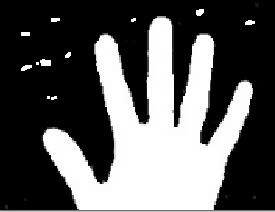
#> input picture img/hand.jpg, 275 x 212 px, found by its file name
$ python delation.py
#> lines starting #> are read from the running program, lines starting #| are printed output that depends on the picture; after the words box and inside, x2 and y2 are one past the last pixel; in counts of white or black regions, pixels touching at a corner belong together
import cv2
import numpy as np
import matplotlib.pyplot as plt

# Tải hình ảnh từ đường dẫn đã cho
img = cv2.imread("L:\\NNLT_Python\\Xu-li-anh\\img\\hand.jpg")
#> img is the input picture: shape (212, 275, 3); min 0, max 255, mean 90.6

# Chuyển đổi ảnh sang ảnh xám
gray = cv2.cvtColor(img, cv2.COLOR_BGR2GRAY)

# Chuyển ảnh xám sang nhị phân
_, binary = cv2.threshold(gray, 127, 255, cv2.THRESH_BINARY)
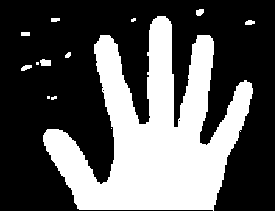
#> binary: shape (212, 275); 35.4% white; 13 white regions (5 under 20 px), largest, box (x1, y1, x2, y2) and area: (0, 16, 275, 212) 20277, (40, 59, 51, 66) 66, (196, 9, 204, 16) 46

# Khởi tạo kernel cho phép mở
kernel = np.ones((3,3), np.uint8)

# Thực hiện phép mở
opening = cv2.morphologyEx(binary, cv2.MORPH_OPEN, kernel)
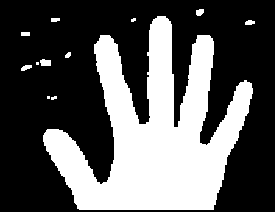
#> opening: shape (212, 275); 34.9% white; 12 white regions (4 under 20 px), largest, box (x1, y1, x2, y2) and area: (43, 16, 253, 210) 19990, (40, 59, 51, 66) 66, (196, 9, 204, 16) 46

# Hiển thị kết quả
plt.figure(figsize=(10, 5))
plt.subplot(1, 3, 1)
plt.title('Hình gốc')
plt.imshow(cv2.cvtColor(img, cv2.COLOR_BGR2RGB))
plt.axis('off')

plt.subplot(1, 3, 2)
plt.title('Hình nhị phân')
plt.imshow(binary, cmap='gray')
plt.axis('off')

plt.subplot(1, 3, 3)
plt.title('Kết quả phép mở')
plt.imshow(opening, cmap='gray')
plt.axis('off')

plt.show()
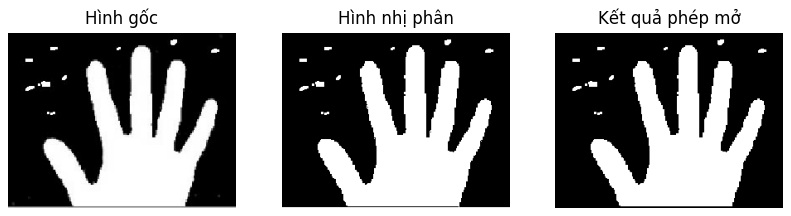
#> figure drawn by matplotlib, 3 panels
